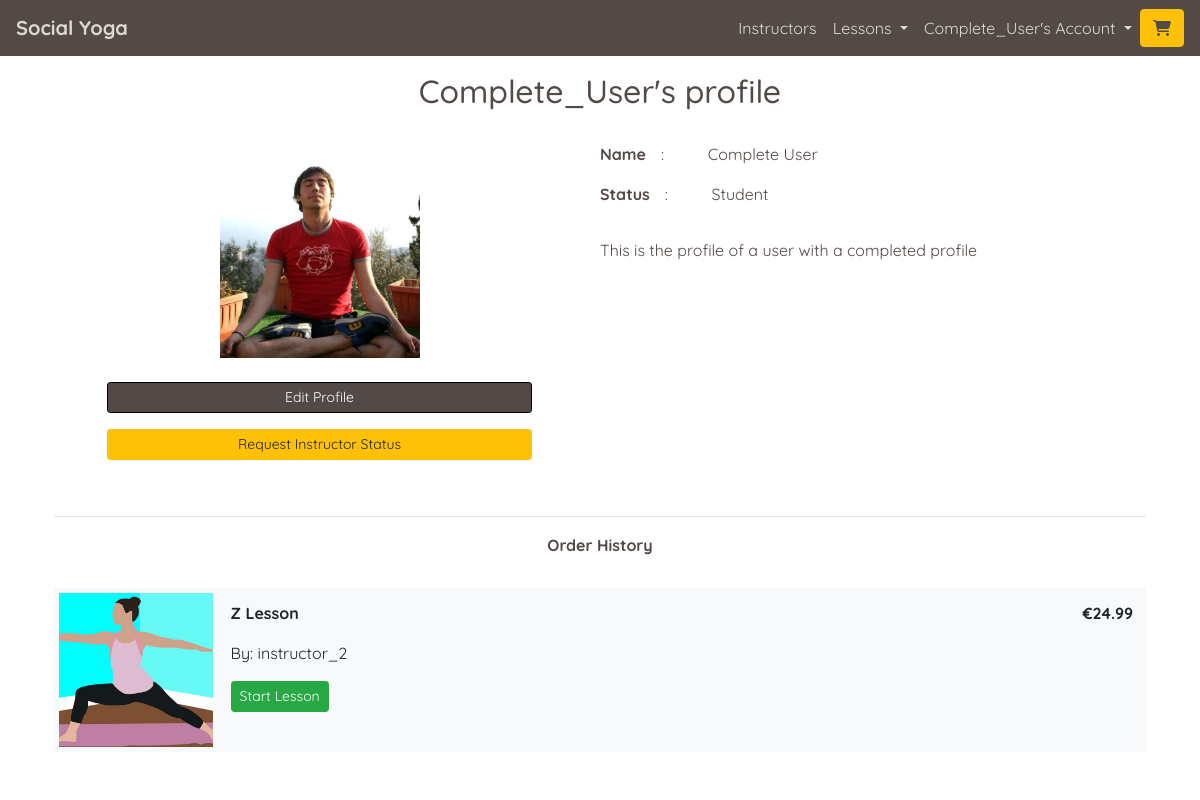
Page /profiles/ (signed in) on the earlier database version.
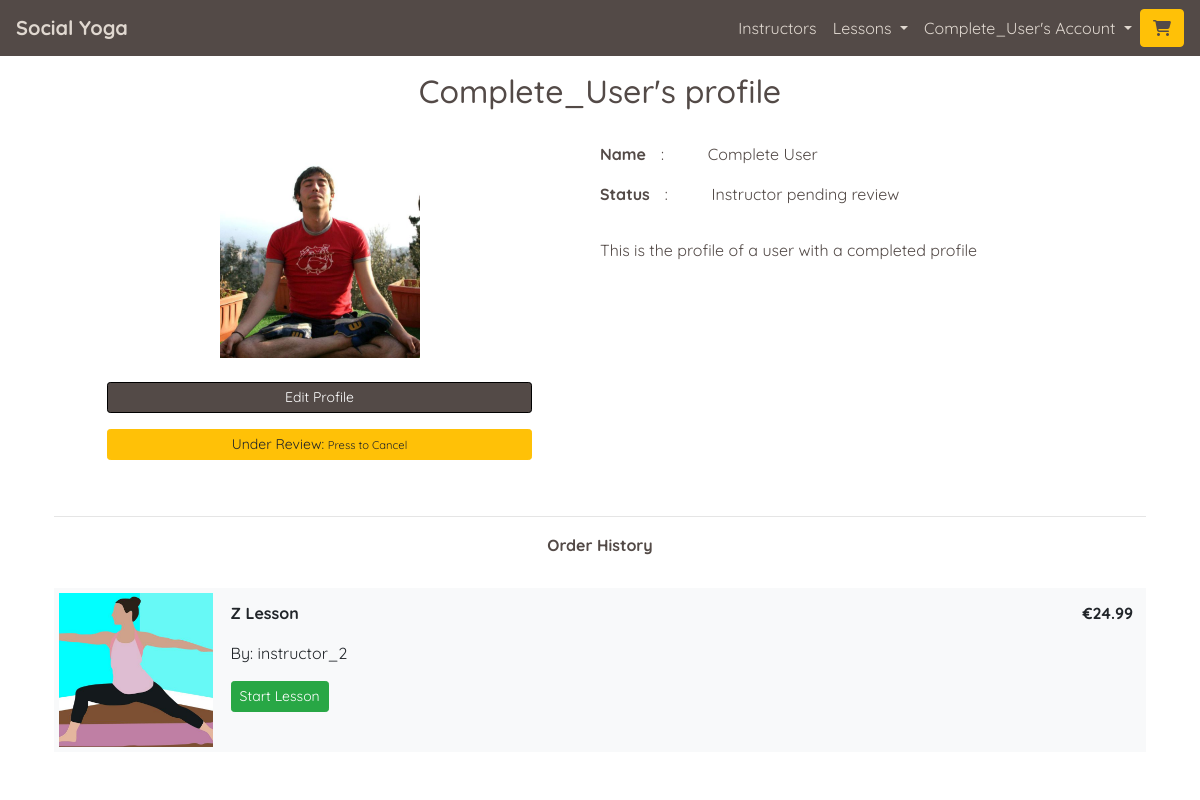
Same page on the later database version.
### profiles/views.py (the view)
# urls.py: path('', views.profile, name='profile'),
@login_required
def profile(request):
    profile = get_object_or_404(UserProfile, user=request.user)
    profile_complete = profile.test_profile_is_complete()
    Users_OrderdLineItems = OrderLineItem.objects.filter(profile=profile)
    if 'error' in request.GET:
        messages.warning(request, 'You must complete your profile first!')
    template = 'profiles/profile.html'
    context = {
        'profile': profile,
        'profile_complete': profile_complete,
        'Users_OrderdLineItems': Users_OrderdLineItems,
    }
    return render(request, template, context)

### home/contexts.py (called while the page is built)
def purchased_lessons(request):
    profile = get_profile_or_none(request)
    purchased = None
    purchased_lesson_ids = []
    if profile:
        purchased = OrderLineItem.objects.filter(profile=profile)
        if purchased:
            for item in purchased:
                purchased_lesson_ids.append(item.lesson.lesson_id)
    context = {
        'purchased_lessons': purchased,
        'purchased_lesson_ids': purchased_lesson_ids,
    }
    return context

### profiles/models.py (called while the page is built)
    def __str__(self):
        return self.user.username

    def test_profile_is_complete(self):
        if (self.first_name and self.last_name and
                self.profile_description and self.image):
            return True
        else:
            return False

### yoga/utils.py (called while the page is built)
def get_profile_or_none(request):
    try:
        return UserProfile.objects.get(user=request.user)
    except Exception:
        return None

### profiles/templates/profiles/profile.html (shortened to what the changed rows need)
{% extends "base.html" %}
{% load static %}
{% block page_header %}
    <div class="container header-container">
        <div class="row">
            <div class="col">
               <h1 class="text-center title-text my-3">{{ profile|title }}'s profile</h1>
            </div>
        </div>
    </div>
{% endblock %}
{% block content %}
    <div class="container-fluid page-contents">
        <div class="row mx-1 mx-lg-4 mt-1 mt-lg-3">
            <div class="col-12 col-md-6">
                <div class="container-fluid p-0 p-md-3">
                    <div class="profile-buttons mt-4">
                        {% if profile.is_instructor == False and profile.requested_instructor_status %}
                        <p class="text-center">
                            <a href="{% url 'request_instructor_status' 'unrequest'%}" class="index-main-button btn btn-sm btn-md-lg  btn-warning rounded-20">
                                <span class="my-0">Under Review:</span>
                                <span class="my-0"><small>Press to Cancel</small></span>
                            </a>
                        </p>
                        {% endif %}
                        {% if profile.is_instructor == False and profile.requested_instructor_status == False %}
                        <p class="text-center">
                            <a href="{% url 'request_instructor_status' 'request'%}" class="index-main-button btn btn-sm btn-md-lg btn-warning rounded-20">
                                Request Instructor Status
                            </a>
                        </p>
                        {% endif %}
                    </div>
                </div>
            </div>
            <div class="col-12 col-md-6">
                <div class="row">
                    <div class="col-12">
                        <div class="row">
                            <div class="col">
                                    {% if profile.is_instructor == False and profile.requested_instructor_status %}
                                        <p>Instructor pending review</p>
                                    {% endif %}
                                    {% if profile.is_instructor == False and profile.requested_instructor_status == False %}
                                        <p>Student</p>
                                {% endif %}
                            </div>
                        </div>
                    </div>
                </div>
            </div>
        </div>
    </div>
{% endblock %}

Differences in the rows shown:
changed UserProfile "Complete": requested_instructor_status False → True (drawn)
Other differences:
text no longer shown: "Request Instructor Status Student"
text now shown: "Under Review: Press to Cancel Instructor pending review"
